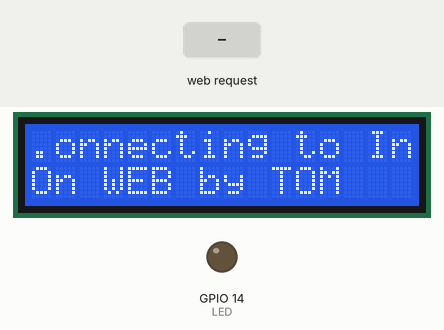
The sketch below on a simulated ESP8266 (NodeMCU). Shown: 16×2 character LCD, output pins drawn as LEDs (lit = HIGH). Inputs (shaded band) come from the test bench. WiFi joins after 1.5 s; servers stay silent unless stated; what the sketch prints to the serial monitor is not drawn.

Above: at 5.7 s.
At 7.8 s:
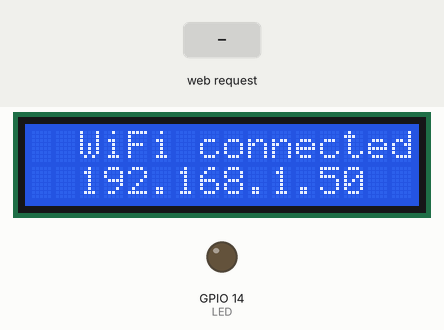
7.9 s: HTTP request GET /LED=ON received
At 8.4 s:
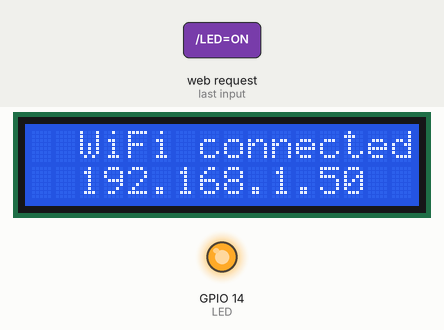
9.4 s: HTTP request GET /LED=OFF received
At 10.7 s:
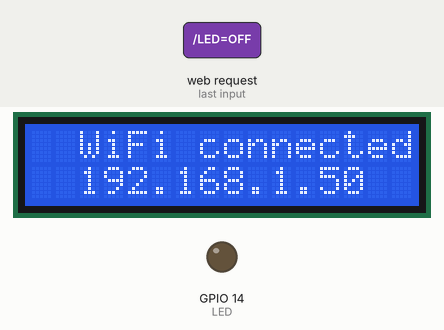
Timing chart, 0 to 12.4 s (numbered marks = the images above; inputs shaded):
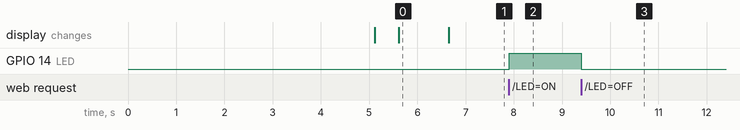

The sketch:

LEDControlwithWEB.ino
```cpp
//Robo India tutorial On Controlling LED on WEB
//https://www.roboindia.com/tutorials


#include <ESP8266WiFi.h>
#include <Wire.h>
#include <LiquidCrystal_I2C.h>

const char* ssid = "Tomwifi";
const char* password = "aaaaabbbb1";

int LED = 14;                 // led connected to D0
WiFiServer server(80);

LiquidCrystal_I2C lcd(0x3F, 16, 2);

void setup()
{
  // initialize the LCD
  lcd.begin();
  // Turn on the blacklight and print a message.
  lcd.backlight();
  lcd.print("Control Device");
  lcd.setCursor(0, 1);
  lcd.print("On WEB by TOM");
  delay (5000);

  Serial.begin(115200);
  pinMode(LED, OUTPUT);
  digitalWrite(LED, LOW);

  Serial.print("Connecting to Internet ");
  lcd.setCursor(0, 0);
  lcd.print("Connecting to Internet");

  WiFi.begin(ssid, password);
  while (WiFi.status() != WL_CONNECTED)
  {
    delay(500);
    Serial.print(".");
    lcd.setCursor(0, 0);
    lcd.print(".");
  }
  Serial.println("WiFi connected");
  lcd.clear();
  lcd.setCursor(1, 0);
  lcd.print(" WiFi connected ");

 /*-------- server started---------*/
  server.begin();
  Serial.println("Server started");

  /*------printing ip address--------*/
  Serial.print("IP Address of network: ");
  Serial.println(WiFi.localIP());
  lcd.setCursor(2, 1);
  lcd.print(WiFi.localIP());
  Serial.print("Copy and paste the following URL: https://");
  Serial.print(WiFi.localIP());
  Serial.println("/");
}

void loop()
  {
    WiFiClient client = server.available();
    if (!client)
    {
      return;
    }
  Serial.println("Waiting for new client");
  while(!client.available())
  {
    delay(1);
  }

  String request = client.readStringUntil('\r');
  Serial.println(request);
  client.flush();


  int value = LOW;
  if (request.indexOf("/LED=ON") != -1)
  {
    digitalWrite(LED, HIGH);
    value = HIGH;
  }
  if (request.indexOf("/LED=OFF") != -1)
  {
    digitalWrite(LED, LOW);
    value = LOW;
  }

/*------------------Creating html page---------------------*/

  client.println("HTTP/1.1 200 OK");
  client.println("Content-Type: text/html");
  client.println("");
  client.println("<!DOCTYPE HTML>");
  client.println("<html>");

  client.print("LED is: ");

  if(value == HIGH)
  {
    client.print("ON");
  }
  else
  {
    client.print("OFF");
  }
  client.println("<br><br>");
  client.println("<a href=\"/LED=ON\"\"><button>ON</button></a>");
  client.println("<a href=\"/LED=OFF\"\"><button>OFF</button></a><br />");
  client.println("</html>");

  delay(1);
  Serial.println("Client disonnected");
  Serial.println("");

}
```

Measured:
- after the input at 7.9 s, GPIO 14 (LED): LOW → HIGH at once
- after the input at 9.4 s, GPIO 14 (LED): HIGH → LOW at once
- what the display in image 0 shows lasts 1.0 s, from 5.6 s to 6.6 s
